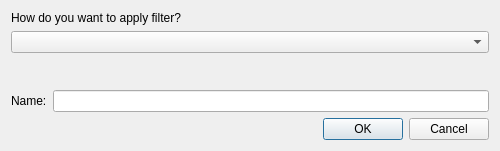
<?xml version="1.0" encoding="UTF-8"?>
<ui version="4.0">
 <class>Dialog</class>
 <widget class="QDialog" name="Dialog">
  <property name="geometry">
   <rect>
    <x>0</x>
    <y>0</y>
    <width>500</width>
    <height>151</height>
   </rect>
  </property>
  <property name="minimumSize">
   <size>
    <width>500</width>
    <height>151</height>
   </size>
  </property>
  <property name="maximumSize">
   <size>
    <width>500</width>
    <height>169</height>
   </size>
  </property>
  <property name="windowTitle">
   <string>Dialog</string>
  </property>
  <layout class="QGridLayout" name="gridLayout_2">
   <item row="0" column="0">
    <layout class="QGridLayout" name="gridLayout">
     <item row="1" column="0">
      <widget class="QComboBox" name="comboBox_filter_apply_type"/>
     </item>
     <item row="4" column="0">
      <layout class="QFormLayout" name="formLayout">
       <property name="fieldGrowthPolicy">
        <enum>QFormLayout::AllNonFixedFieldsGrow</enum>
       </property>
       <property name="topMargin">
        <number>10</number>
       </property>
       <item row="0" column="0">
        <widget class="QLabel" name="label_name">
         <property name="text">
          <string>Name:</string>
         </property>
        </widget>
       </item>
       <item row="0" column="1">
        <widget class="QLineEdit" name="lineEdit_name"/>
       </item>
      </layout>
     </item>
     <item row="0" column="0">
      <widget class="QLabel" name="label">
       <property name="text">
        <string>How do you want to apply filter?</string>
       </property>
       <property name="alignment">
        <set>Qt::AlignLeading|Qt::AlignLeft|Qt::AlignVCenter</set>
       </property>
      </widget>
     </item>
     <item row="6" column="0">
      <widget class="QDialogButtonBox" name="buttonBox">
       <property name="orientation">
        <enum>Qt::Horizontal</enum>
       </property>
       <property name="standardButtons">
        <set>QDialogButtonBox::Cancel|QDialogButtonBox::Ok</set>
       </property>
      </widget>
     </item>
     <item row="2" column="0">
      <spacer name="verticalSpacer">
       <property name="orientation">
        <enum>Qt::Vertical</enum>
       </property>
       <property name="sizeHint" stdset="0">
        <size>
         <width>20</width>
         <height>40</height>
        </size>
       </property>
      </spacer>
     </item>
    </layout>
   </item>
  </layout>
 </widget>
 <resources/>
 <connections>
  <connection>
   <sender>buttonBox</sender>
   <signal>accepted()</signal>
   <receiver>Dialog</receiver>
   <slot>accept()</slot>
   <hints>
    <hint type="sourcelabel">
     <x>140</x>
     <y>126</y>
    </hint>
    <hint type="destinationlabel">
     <x>140</x>
     <y>76</y>
    </hint>
   </hints>
  </connection>
  <connection>
   <sender>buttonBox</sender>
   <signal>rejected()</signal>
   <receiver>Dialog</receiver>
   <slot>reject()</slot>
   <hints>
    <hint type="sourcelabel">
     <x>140</x>
     <y>126</y>
    </hint>
    <hint type="destinationlabel">
     <x>140</x>
     <y>76</y>
    </hint>
   </hints>
  </connection>
 </connections>
</ui>
